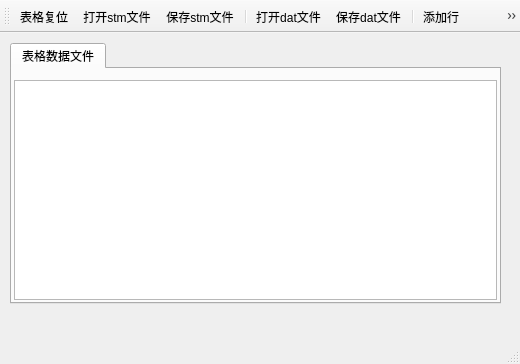
<?xml version="1.0" encoding="UTF-8"?>
<ui version="4.0">
 <class>MainWindow</class>
 <widget class="QMainWindow" name="MainWindow">
  <property name="geometry">
   <rect>
    <x>0</x>
    <y>0</y>
    <width>520</width>
    <height>364</height>
   </rect>
  </property>
  <property name="windowTitle">
   <string>MainWindow</string>
  </property>
  <widget class="QWidget" name="centralWidget">
   <widget class="QTabWidget" name="tabWidget">
    <property name="geometry">
     <rect>
      <x>10</x>
      <y>10</y>
      <width>491</width>
      <height>261</height>
     </rect>
    </property>
    <property name="currentIndex">
     <number>0</number>
    </property>
    <widget class="QWidget" name="tab">
     <attribute name="title">
      <string>表格数据文件</string>
     </attribute>
     <layout class="QVBoxLayout" name="verticalLayout">
      <property name="leftMargin">
       <number>2</number>
      </property>
      <property name="rightMargin">
       <number>2</number>
      </property>
      <property name="bottomMargin">
       <number>2</number>
      </property>
      <item>
       <widget class="QTableView" name="tableView">
        <property name="editTriggers">
         <set>QAbstractItemView::AllEditTriggers</set>
        </property>
        <property name="alternatingRowColors">
         <bool>true</bool>
        </property>
       </widget>
      </item>
     </layout>
    </widget>
   </widget>
  </widget>
  <widget class="QMenuBar" name="menuBar">
   <property name="geometry">
    <rect>
     <x>0</x>
     <y>0</y>
     <width>520</width>
     <height>17</height>
    </rect>
   </property>
  </widget>
  <widget class="QToolBar" name="mainToolBar">
   <property name="toolButtonStyle">
    <enum>Qt::ToolButtonTextUnderIcon</enum>
   </property>
   <attribute name="toolBarArea">
    <enum>TopToolBarArea</enum>
   </attribute>
   <attribute name="toolBarBreak">
    <bool>false</bool>
   </attribute>
   <addaction name="actTabReset"/>
   <addaction name="actOpen"/>
   <addaction name="actSave"/>
   <addaction name="separator"/>
   <addaction name="actOpenBin"/>
   <addaction name="actSaveBin"/>
   <addaction name="separator"/>
   <addaction name="actAppend"/>
   <addaction name="actInsert"/>
   <addaction name="actDelete"/>
   <addaction name="separator"/>
   <addaction name="actExit"/>
  </widget>
  <widget class="QStatusBar" name="statusBar"/>
  <action name="actOpen">
   <property name="icon">
    <iconset resource="res.qrc">
     <normaloff>:/images/icons/open.bmp</normaloff>:/images/icons/open.bmp</iconset>
   </property>
   <property name="text">
    <string>打开stm文件</string>
   </property>
   <property name="toolTip">
    <string>打开预定义编码文件</string>
   </property>
  </action>
  <action name="actSave">
   <property name="enabled">
    <bool>true</bool>
   </property>
   <property name="icon">
    <iconset resource="res.qrc">
     <normaloff>:/images/icons/save.bmp</normaloff>:/images/icons/save.bmp</iconset>
   </property>
   <property name="text">
    <string>保存stm文件</string>
   </property>
   <property name="toolTip">
    <string>保存为预定义编码文件</string>
   </property>
  </action>
  <action name="actAppend">
   <property name="enabled">
    <bool>true</bool>
   </property>
   <property name="icon">
    <iconset resource="res.qrc">
     <normaloff>:/images/icons/append.bmp</normaloff>:/images/icons/append.bmp</iconset>
   </property>
   <property name="text">
    <string>添加行</string>
   </property>
   <property name="toolTip">
    <string>添加一行</string>
   </property>
  </action>
  <action name="actInsert">
   <property name="enabled">
    <bool>true</bool>
   </property>
   <property name="icon">
    <iconset resource="res.qrc">
     <normaloff>:/images/icons/306.bmp</normaloff>:/images/icons/306.bmp</iconset>
   </property>
   <property name="text">
    <string>插入行</string>
   </property>
   <property name="toolTip">
    <string>插入一行</string>
   </property>
  </action>
  <action name="actDelete">
   <property name="enabled">
    <bool>true</bool>
   </property>
   <property name="icon">
    <iconset resource="res.qrc">
     <normaloff>:/images/icons/delete.bmp</normaloff>:/images/icons/delete.bmp</iconset>
   </property>
   <property name="text">
    <string>删除行</string>
   </property>
   <property name="toolTip">
    <string>删除当前行</string>
   </property>
  </action>
  <action name="actExit">
   <property name="icon">
    <iconset resource="res.qrc">
     <normaloff>:/images/icons/exit.bmp</normaloff>:/images/icons/exit.bmp</iconset>
   </property>
   <property name="text">
    <string>退出</string>
   </property>
   <property name="toolTip">
    <string>退出</string>
   </property>
  </action>
  <action name="actModelData">
   <property name="icon">
    <iconset resource="res.qrc">
     <normaloff>:/images/icons/import1.bmp</normaloff>:/images/icons/import1.bmp</iconset>
   </property>
   <property name="text">
    <string>模型数据预览</string>
   </property>
   <property name="toolTip">
    <string>模型数据显示到文本框里</string>
   </property>
  </action>
  <action name="actAlignLeft">
   <property name="icon">
    <iconset resource="res.qrc">
     <normaloff>:/images/icons/508.bmp</normaloff>:/images/icons/508.bmp</iconset>
   </property>
   <property name="text">
    <string>居左</string>
   </property>
   <property name="toolTip">
    <string>文字左对齐</string>
   </property>
  </action>
  <action name="actAlignCenter">
   <property name="icon">
    <iconset resource="res.qrc">
     <normaloff>:/images/icons/510.bmp</normaloff>:/images/icons/510.bmp</iconset>
   </property>
   <property name="text">
    <string>居中</string>
   </property>
   <property name="toolTip">
    <string>文字居中</string>
   </property>
  </action>
  <action name="actAlignRight">
   <property name="icon">
    <iconset resource="res.qrc">
     <normaloff>:/images/icons/512.bmp</normaloff>:/images/icons/512.bmp</iconset>
   </property>
   <property name="text">
    <string>居右</string>
   </property>
   <property name="toolTip">
    <string>文字右对齐</string>
   </property>
  </action>
  <action name="actFontBold">
   <property name="checkable">
    <bool>true</bool>
   </property>
   <property name="icon">
    <iconset resource="res.qrc">
     <normaloff>:/images/icons/500.bmp</normaloff>:/images/icons/500.bmp</iconset>
   </property>
   <property name="text">
    <string>粗体</string>
   </property>
   <property name="toolTip">
    <string>粗体字体</string>
   </property>
  </action>
  <action name="actTabReset">
   <property name="icon">
    <iconset resource="res.qrc">
     <normaloff>:/images/icons/100.bmp</normaloff>:/images/icons/100.bmp</iconset>
   </property>
   <property name="text">
    <string>表格复位</string>
   </property>
   <property name="toolTip">
    <string>表格复位</string>
   </property>
  </action>
  <action name="actOpenBin">
   <property name="icon">
    <iconset resource="res.qrc">
     <normaloff>:/images/icons/126.bmp</normaloff>:/images/icons/126.bmp</iconset>
   </property>
   <property name="text">
    <string>打开dat文件</string>
   </property>
   <property name="toolTip">
    <string>打开标准编码文件</string>
   </property>
  </action>
  <action name="actSaveBin">
   <property name="icon">
    <iconset resource="res.qrc">
     <normaloff>:/images/icons/066.GIF</normaloff>:/images/icons/066.GIF</iconset>
   </property>
   <property name="text">
    <string>保存dat文件</string>
   </property>
   <property name="toolTip">
    <string>保存为标准编码文件</string>
   </property>
  </action>
 </widget>
 <layoutdefault spacing="6" margin="11"/>
 <resources>
  <include location="res.qrc"/>
 </resources>
 <connections/>
</ui>
